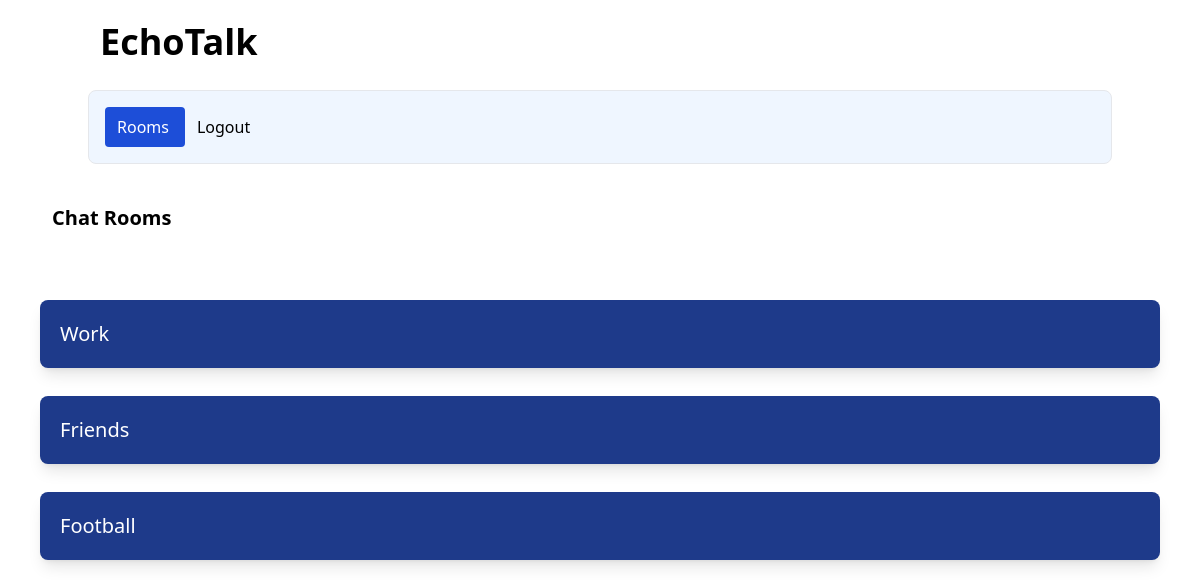
The app's page /rooms/, older data.
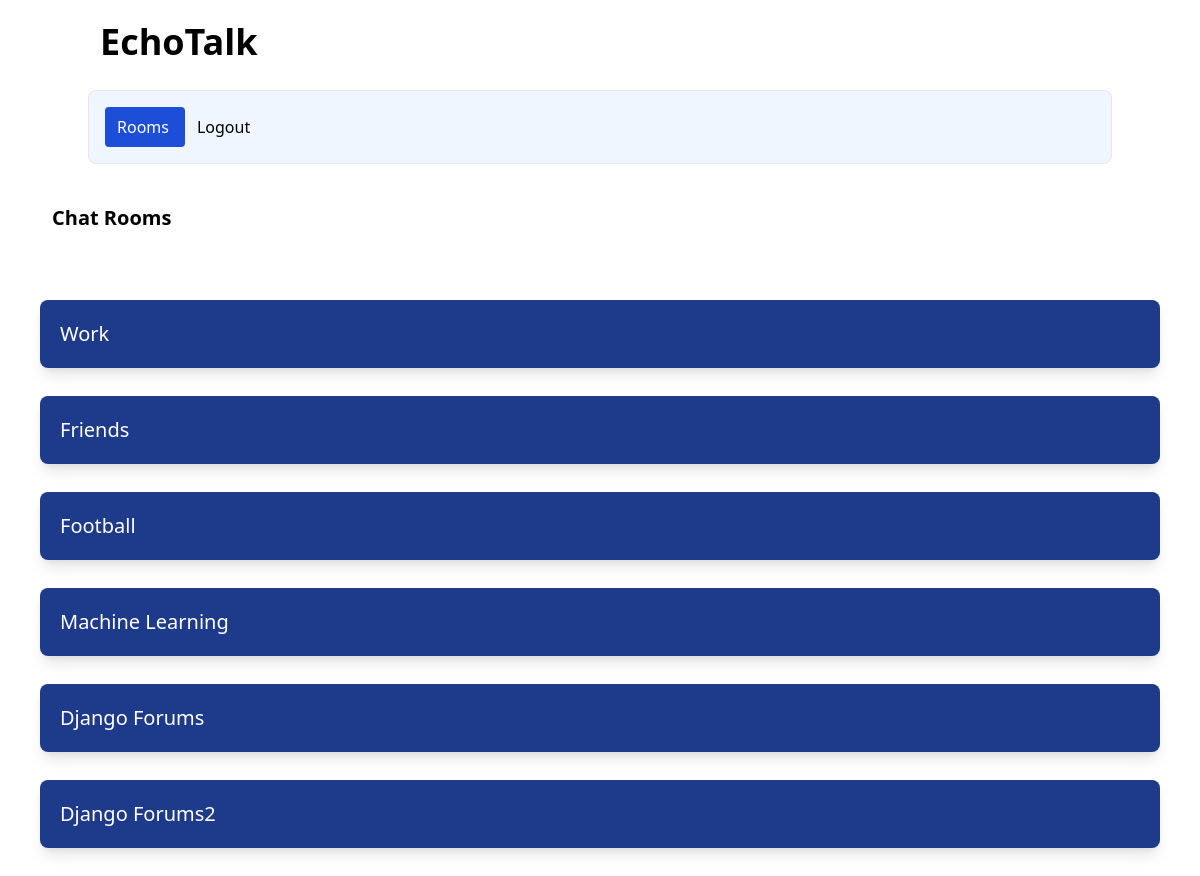
The same page, newer data.
### chatapp/models.py (models this page shows)
class ChatRoom(models.Model):
    name= models.CharField(max_length=100)
    slug= models.SlugField(unique=True)
    creator = models.ForeignKey(User, on_delete=models.CASCADE, default=User.objects.first().id)

### chatapp/views.py (the view)
# urls.py: path('', views.index,name='index' ),
def index(request):
    chatrooms = ChatRoom.objects.all()
    return render(request,'chatapp/index.html',{'chatrooms':chatrooms})

### chatapp/templates/chatapp/index.html (shortened to what this page needs)
{% extends 'chatapp/base.html' %}
{% block body %}
  <div class="flex items-center justify-between">
    <h1 class="font-bold m-10 text-xl">Chat Rooms</h1>
  </div>
  {% for chatroom in chatrooms %}
    <div class="shadow-lg p-5 m-5 bg-blue-900 text-white rounded-lg m-7 text-xl">
      <a href="{% url 'chatroom' chatroom.slug %}">{{ chatroom.name }}</a>
    </div>
  {% endfor %}
{% endblock %}

Row changes from the older to the newer data that the page shows:
added ChatRoom: name "Machine Learning"
added ChatRoom: name "Django Forums"
added ChatRoom: name "Django Forums2"
